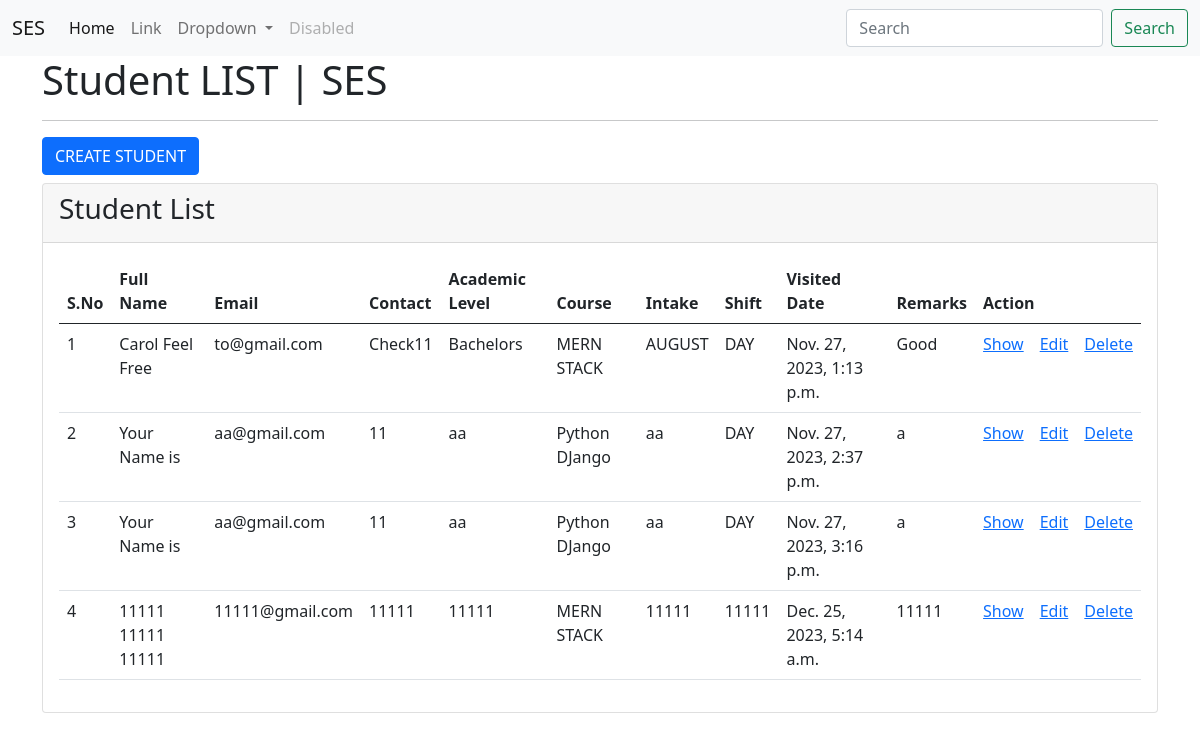
/ses/students/ (signed in), run on an earlier commit of the app's database.
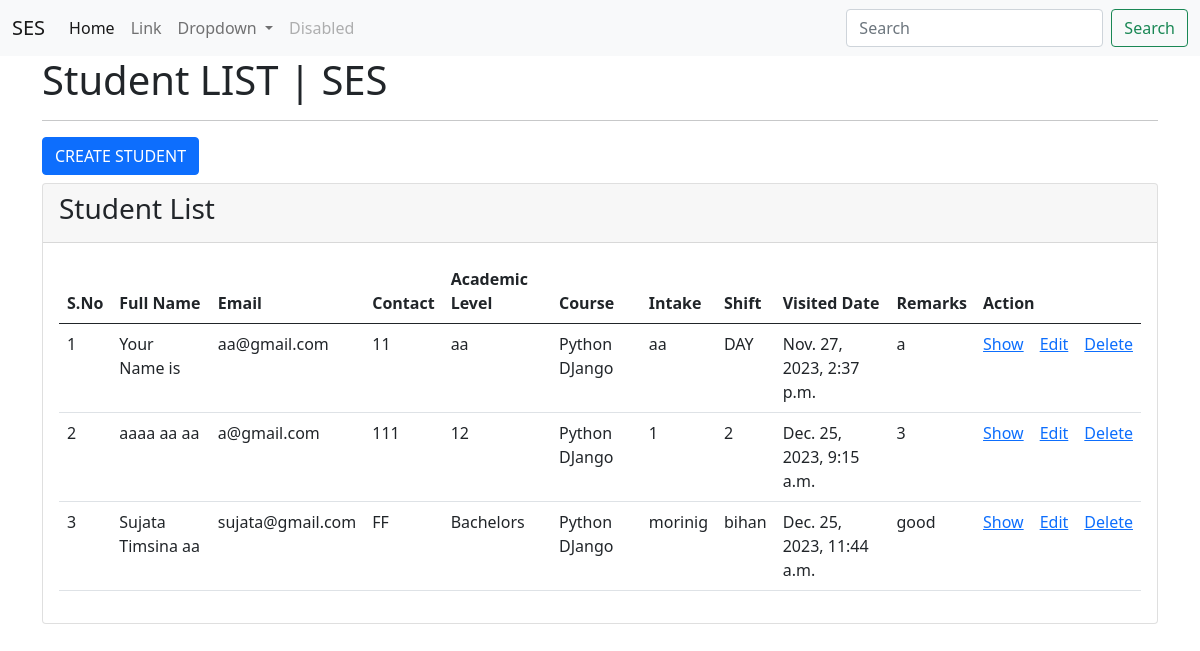
And on a later commit of the database.
### studentMgmtApp/models.py (models this page shows, shortened)
class Student(models.Model):
    first_name = models.CharField(max_length=100)
    middle_name = models.CharField(max_length=100, null=True, blank=True)
    last_name = models.CharField(max_length=100)
    email = models.EmailField()
    contact = models.CharField(max_length=100)
    gender = models.CharField(max_length=100)
    blood_group = models.CharField(max_length=100)
    academic_level = models.CharField(max_length=200)
    academic_status = models.CharField(max_length=100)
    academic_org = models.CharField(max_length=200)
    academic_score = models.CharField(max_length=200, null=True, blank=True)
    course = models.ForeignKey(Course, on_delete=models.CASCADE)
    intake = models.CharField(max_length=200, null=True, blank=True)
    shift = models.CharField(max_length=100, null=True, blank=True)
    remarks = models.CharField(max_length=200)
    visited_at = models.DateTimeField(default=datetime.now())
    class Meta:
        db_table = "app_students"

class Course(models.Model):
    title = models.CharField(max_length=200)
    code = models.CharField(max_length=20)
    def __str__(self):
        return self.title
    class Meta:
        db_table = "app_courses"

### studentMgmtApp/views.py (the view)
# urls.py: path("students/", views.student_index, name="students.index"),
@login_required(login_url='/users/login/')
@permission_required("studentMgmtProj.can_change_student")
def student_index(request):
    std_list = Student.objects.all()
    context = {"std_list": std_list}
    return render(request, "students/index.html", context)

### studentMgmtApp/templates/students/index.html (shortened to what this page needs)
{% extends "layouts/base.html" %}
{% load static %}
{% block custom_css %}
<link rel="stylesheet" href="{% static 'css/style.css' %}">
{% endblock %}
{% block body_content %}
<div class="container">
    <h1>Student LIST | SES</h1>
    <hr>
    <a href="{% url 'students.create' %}" class="btn btn-primary mb-2">CREATE STUDENT</a>
    <div class="card">
        <div class="card-header">
            <h3>Student List</h3>
        </div>
        <div class="card-body">
            <table class="table table-hover">
                <thead>
                    <tr>
                        <th>S.No</th>
                        <th>Full Name</th>
                        <th>Email</th>
                        <th>Contact</th>
                        <th>Academic Level</th>
                        <th>Course</th>
                        <th>Intake</th>
                        <th>Shift</th>
                        <th>Visited Date</th>
                        <th>Remarks</th>
                        <th colspan="3">Action</th>
                    </tr>
                </thead>
                <tbody>
                    {% for val in std_list %}
                    <tr>
                        <td>{{ forloop.counter }}</td>
                        <td>{{ val.first_name }} {{ val.middle_name }} {{ val.last_name }}</td>
                        <td>{{ val.email }}</td>
                        <td>{{ val.contact }}</td>
                        <td>{{ val.academic_level }}</td>
                        <td>{{ val.course }}</td>
                        <td>{{ val.intake }}</td>
                        <td>{{ val.shift }}</td>
                        <td>{{ val.visited_at }}</td>
                        <td>{{ val.remarks }}</td>
                        <td><a href="{% url 'students.show' val.id %}">Show</a></td>
                        <td><a href="{% url 'students_edit' val.id %}">Edit</a></td>
                        <td><a href="{% url 'students.delete' val.id %}">Delete</a></td>
                    </tr>
                    {% endfor %}
                </tbody>
            </table>
        </div>
    </div>
</div>
{% endblock %}

### studentMgmtApp/templates/layouts/base.html (shortened to what this page needs)
{% load static %}
<!doctype html>
<html lang="en">
  <head>
    <link href="https://cdn.jsdelivr.net/npm/bootstrap@5.0.2/dist/css/bootstrap.min.css" rel="stylesheet">
    {% block custom_css %}
    {% endblock %}
  </head>
  <body>
    <nav class="navbar navbar-expand-lg navbar-light bg-light">
        <div class="container-fluid">
            <a class="navbar-brand" href="#">SES</a>
            <div class="collapse navbar-collapse" id="navbarSupportedContent">
                <ul class="navbar-nav me-auto mb-2 mb-lg-0">
                <li class="nav-item">
                    <a class="nav-link active" aria-current="page" href="#">Home</a>
                </li>
                <li class="nav-item">
                    <a class="nav-link" href="#">Link</a>
                </li>
                <li class="nav-item dropdown">
                    <a class="nav-link dropdown-toggle" href="#" id="navbarDropdown" role="button" data-bs-toggle="dropdown" aria-expanded="false">
                    Dropdown
                    </a>
                </li>
                <li class="nav-item">
                    <a class="nav-link disabled" href="#" tabindex="-1" aria-disabled="true">Disabled</a>
                </li>
                </ul>
                <form class="d-flex">
                <input class="form-control me-2" type="search" placeholder="Search" aria-label="Search">
                <button class="btn btn-outline-success" type="submit">Search</button>
                </form>
            </div>
        </div>
    </nav>
    {% block body_content %}
    {% endblock %}
  </body>
</html>

What changed in the data, as far as the page shows it:
removed Student: first_name "Carol", middle_name "Feel", last_name "Free", email "to@gmail.com", contact "Check11", academic_level "Bachelors", course "MERN STACK", intake "AUGUST", shift "DAY", visited_at "Nov. 27, 2023, 1:13 p.m.", remarks "Good"
removed Student: first_name "Your", middle_name "Name", last_name "is", email "aa@gmail.com", contact "11", academic_level "aa", course "Python DJango", intake "aa", shift "DAY", visited_at "Nov. 27, 2023, 3:16 p.m.", remarks "a"
removed Student: first_name "11111", middle_name "11111", last_name "11111", email "11111@gmail.com", contact "11111", academic_level "11111", course "MERN STACK", intake "11111", shift "11111", visited_at "Dec. 25, 2023, 5:14 a.m.", remarks "11111"
added Student: first_name "aaaa", middle_name "aa", last_name "aa", email "a@gmail.com", contact "111", academic_level "12", course "Python DJango", intake "1", shift "2", visited_at "Dec. 25, 2023, 9:15 a.m.", remarks "3"
added Student: first_name "Sujata", middle_name "Timsina", last_name "aa", email "sujata@gmail.com", contact "FF", academic_level "Bachelors", course "Python DJango", intake "morinig", shift "bihan", visited_at "Dec. 25, 2023, 11:44 a.m.", remarks "good"
